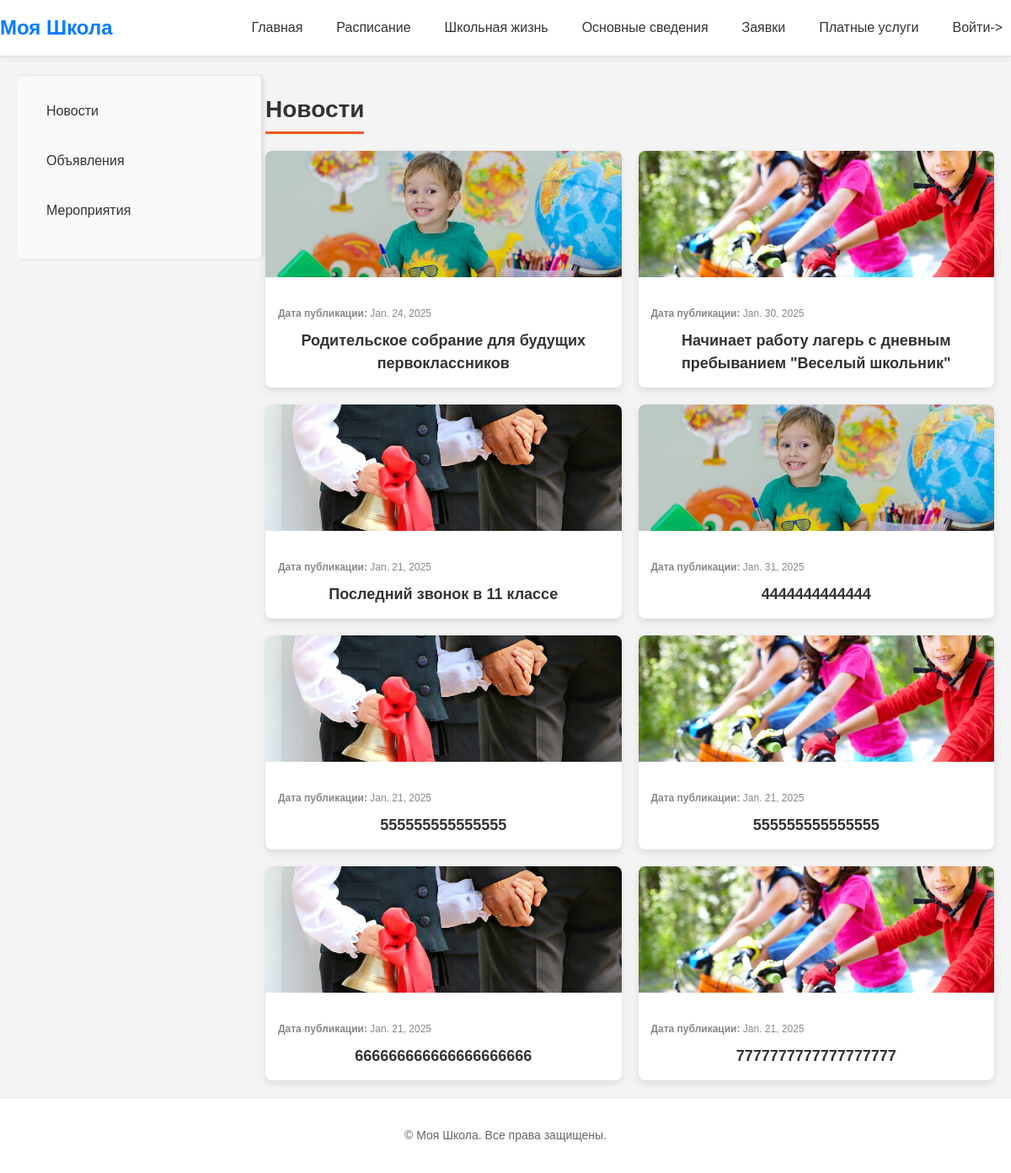
/school_life/news/, run on the app's committed database.
### school/models.py (models this page shows, shortened)
class Blog(models.Model):
    CATEGORY_CHOICES = [
        ('news', 'Новости'),
        ('announce', 'Объявления'),
        ('event', 'Мероприятия'),
    ]
    category = models.CharField(max_length=100, choices=CATEGORY_CHOICES, default='blog')
    title = models.CharField(max_length=100)
    description = models.TextField()
    pub_date = models.DateField('date published')
    image = models.ImageField(upload_to='images/blog', blank=True, null=True)

### school/views.py (the view)
# urls.py: path('school_life/<str:category>/', views.school_life_view, name='school_life'),
def school_life_view(request, category=None):
    categories = Blog.CATEGORY_CHOICES
    if category:
        blogs = Blog.objects.filter(category=category)
        current_category = dict(categories).get(category)
    else:
        blogs = Blog.objects.all()
        current_category = None
    return render(request, 'school_life/school_life.html', {
        'categories': categories,
        'blogs': blogs,
        'current_category': current_category,
    })

### templates/school_life/school_life.html (shortened to what this page needs)
{% extends 'index.html' %}
{% load static %}
{% block extra_css %}
    <link rel="stylesheet" href="{% static 'css/school_life.css' %}">
    <link rel="stylesheet" href="{% static 'css/schedule.css' %}">
{% endblock %}
{% block content %}
    <div class="layout-container">
        <aside>
            {% include 'school_life/menu.html' %}
        </aside>
        <div class="main-content">
            {% if blogs %}
                <h1 class="category-title">{{ current_category }}</h1>
                <div class="blog-list">
                {% for blog in blogs %}
                    <div class="blog-item">
                        {% if blog.image %}
                            <img src="{{ blog.image.url }}" alt="{{ blog.title }}" class="blog-image">
                        {% endif %}
                        <div class="blog-content">
                            <p class="blog-date"><strong>Дата публикации:</strong> {{ blog.pub_date }}</p>
                            <h2 class="blog-title">
                                <a href="{% url 'blog_detail' blog.id %}">{{ blog.title }}</a>
                            </h2>
                        </div>
                    </div>
                {% endfor %}
            {% else %}
                <p>Нет записей в этой категории.</p>
            {% endif %}
            </div>
        </div>
    </div>
{% endblock %}

### static/css/styles.css (style rules this page uses)
body { display: flex; flex-direction: column; min-height: 100vh; margin: 0; font-family: 'Arial', sans-serif; font-size: 16px; line-height: 1.5; color: #333; background-color: #f4f4f4; }
h2 { font-size: 1.2rem; margin-bottom: 5px; text-align: center; color: #555; }
body { padding-top: 70px; }

### static/css/school_life.css (style rules this page uses)
.layout-container { display: grid; grid-template-columns: 1fr 1fr 1fr 1fr; max-width: 1200px; margin: 0 auto; padding: 20px; gap: 20px; }
.main-content { grid-column: span 3; }
.category-title { font-size: 28px; margin-bottom: 20px; color: #333; border-bottom: 3px solid #f05a28; display: inline-block; padding-bottom: 5px; }
.blog-list { display: grid; grid-template-columns: repeat(2, 1fr); gap: 20px; }
.blog-item { background-color: #fff; border-radius: 8px; overflow: hidden; box-shadow: 0 4px 10px rgba(0, 0, 0, 0.1); transition: box-shadow 0.3s ease, transform 0.3s ease; cursor: pointer; }
.blog-image { width: 100%; height: 150px; object-fit: cover; }
.blog-content { padding: 15px; }
.blog-date { font-size: 12px; color: #888; margin-bottom: 10px; }
.blog-title { font-size: 18px; color: #333; margin: 0; }
.blog-title a { text-decoration: none; color: inherit; transition: color 0.3s ease; }

### data on the page
Blog: image (picture), pub_date "Jan. 24, 2025", title "Родительское собрание для будущих первоклассников"
Blog: image (picture), pub_date "Jan. 30, 2025", title "Начинает работу лагерь с дневным пребыванием \"Веселый школьник\""
Blog: image (picture), pub_date "Jan. 21, 2025", title "Последний звонок в 11 классе"
Blog: image (picture), pub_date "Jan. 31, 2025", title "4444444444444"
Blog: image (picture), pub_date "Jan. 21, 2025", title "555555555555555"
Blog: image (picture), pub_date "Jan. 21, 2025", title "555555555555555"
Blog: image (picture), pub_date "Jan. 21, 2025", title "666666666666666666666"
Blog: image (picture), pub_date "Jan. 21, 2025", title "7777777777777777777"

### other printed values
{{ label }} "Новости" "Объявления" "Мероприятия"
{{ current_category }} "Новости"
